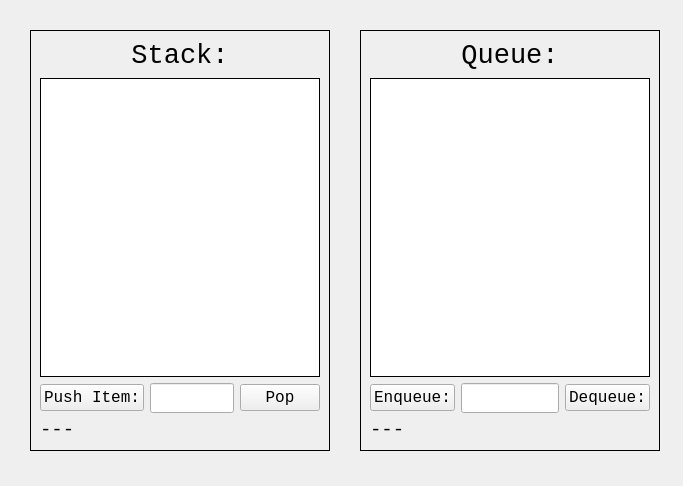
<?xml version="1.0" encoding="UTF-8"?>
<ui version="4.0">
 <class>Form</class>
 <widget class="QWidget" name="Form">
  <property name="geometry">
   <rect>
    <x>0</x>
    <y>0</y>
    <width>683</width>
    <height>486</height>
   </rect>
  </property>
  <property name="windowTitle">
   <string>Form</string>
  </property>
  <widget class="QFrame" name="queueFrame">
   <property name="geometry">
    <rect>
     <x>360</x>
     <y>30</y>
     <width>300</width>
     <height>421</height>
    </rect>
   </property>
   <property name="styleSheet">
    <string notr="true">QFrame {
	border: 1px solid black;
	
}

QLabel {
	border: 0;
}</string>
   </property>
   <layout class="QVBoxLayout" name="verticalLayout_3">
    <item>
     <widget class="QLabel" name="label_3">
      <property name="font">
       <font>
        <family>Consolas</family>
        <pointsize>20</pointsize>
       </font>
      </property>
      <property name="text">
       <string>Queue:</string>
      </property>
      <property name="alignment">
       <set>Qt::AlignCenter</set>
      </property>
     </widget>
    </item>
    <item>
     <layout class="QVBoxLayout" name="verticalLayout_4">
      <item>
       <widget class="QListWidget" name="queue_listWidget"/>
      </item>
      <item>
       <layout class="QHBoxLayout" name="horizontalLayout_2">
        <item>
         <widget class="QPushButton" name="enqueue_button">
          <property name="font">
           <font>
            <family>Consolas</family>
            <pointsize>12</pointsize>
           </font>
          </property>
          <property name="text">
           <string>Enqueue:</string>
          </property>
         </widget>
        </item>
        <item>
         <widget class="QLineEdit" name="queue_input">
          <property name="font">
           <font>
            <family>Consolas</family>
            <pointsize>14</pointsize>
           </font>
          </property>
         </widget>
        </item>
        <item>
         <widget class="QPushButton" name="dequeue_button">
          <property name="font">
           <font>
            <family>Consolas</family>
            <pointsize>12</pointsize>
           </font>
          </property>
          <property name="text">
           <string>Dequeue:</string>
          </property>
         </widget>
        </item>
       </layout>
      </item>
      <item>
       <widget class="QLabel" name="queue_label">
        <property name="font">
         <font>
          <family>Consolas</family>
          <pointsize>14</pointsize>
         </font>
        </property>
        <property name="text">
         <string>---</string>
        </property>
       </widget>
      </item>
     </layout>
    </item>
   </layout>
  </widget>
  <widget class="QFrame" name="stackFrame">
   <property name="geometry">
    <rect>
     <x>30</x>
     <y>30</y>
     <width>300</width>
     <height>421</height>
    </rect>
   </property>
   <property name="styleSheet">
    <string notr="true">QFrame {
	border: 1px solid black;
	
}

QLabel {
	border: 0;
}</string>
   </property>
   <layout class="QVBoxLayout" name="verticalLayout_2">
    <item>
     <widget class="QLabel" name="label_2">
      <property name="font">
       <font>
        <family>Consolas</family>
        <pointsize>20</pointsize>
       </font>
      </property>
      <property name="text">
       <string>Stack:</string>
      </property>
      <property name="alignment">
       <set>Qt::AlignCenter</set>
      </property>
     </widget>
    </item>
    <item>
     <layout class="QVBoxLayout" name="verticalLayout">
      <item>
       <widget class="QListWidget" name="stack_listWidget"/>
      </item>
      <item>
       <layout class="QHBoxLayout" name="horizontalLayout">
        <item>
         <widget class="QPushButton" name="push_button">
          <property name="font">
           <font>
            <family>Consolas</family>
            <pointsize>12</pointsize>
           </font>
          </property>
          <property name="text">
           <string>Push Item:</string>
          </property>
         </widget>
        </item>
        <item>
         <widget class="QLineEdit" name="stack_input">
          <property name="font">
           <font>
            <family>Consolas</family>
            <pointsize>14</pointsize>
           </font>
          </property>
         </widget>
        </item>
        <item>
         <widget class="QPushButton" name="stack_pop">
          <property name="font">
           <font>
            <family>Consolas</family>
            <pointsize>12</pointsize>
           </font>
          </property>
          <property name="text">
           <string>Pop</string>
          </property>
         </widget>
        </item>
       </layout>
      </item>
      <item>
       <widget class="QLabel" name="stack_label">
        <property name="font">
         <font>
          <family>Consolas</family>
          <pointsize>14</pointsize>
         </font>
        </property>
        <property name="text">
         <string>---</string>
        </property>
       </widget>
      </item>
     </layout>
    </item>
   </layout>
  </widget>
 </widget>
 <resources/>
 <connections/>
</ui>
